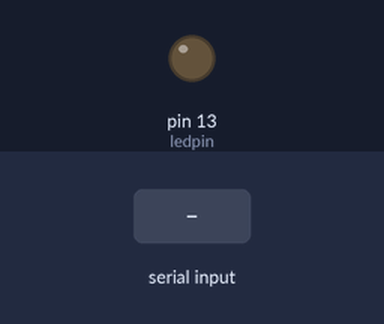
A sketch run on a simulated Arduino Uno, built with avr-gcc and run on an emulated ATmega328P. On the bench: output pins drawn as LEDs (lit = HIGH). Inputs (shaded band) come from the test bench.

Above: at 1.2 s.
1.3 s: "1" received over the second serial link
At 2.4 s:
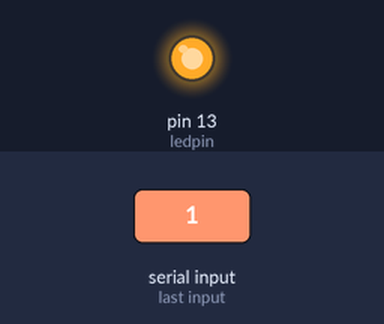
2.8 s: "0" received over the second serial link
At 3.2 s:
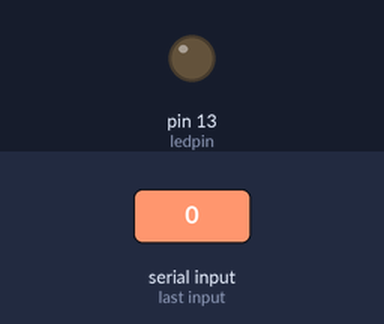
Timing chart, 0 to 5.8 s (numbered marks = the images above; inputs shaded):
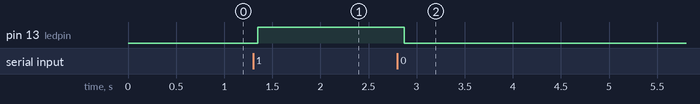

The sketch:

basicBT.ino
```cpp
#include <SoftwareSerial.h>// import the serial library

SoftwareSerial BTport(2, 3); // RX, TX
int ledpin=13; // led on D13 will show blink on / off
int BluetoothData; // the data given from Computer

void setup() {
  // put your setup code here, to run once:
  BTport.begin(9600);
  BTport.println("Bluetooth On please press 1 or 0 blink LED ..");
  pinMode(ledpin,OUTPUT);
}

void loop() {
  // put your main code here, to run repeatedly:
   if (BTport.available()){
BluetoothData=BTport.read();
   if(BluetoothData=='1'){   // if number 1 pressed ....
   digitalWrite(ledpin,1);
   BTport.println("LED  On D13 ON ! ");
   }
  if (BluetoothData=='0'){// if number 0 pressed ....
  digitalWrite(ledpin,0);
   BTport.println("LED  On D13 Off ! ");
  }
}
delay(100);// prepare for next data ...
}
```

Measured:
- after the input at 1.3 s, pin 13 (ledpin): LOW → HIGH after 0.05 s
- after the input at 2.8 s, pin 13 (ledpin): HIGH → LOW after 0.07 s
